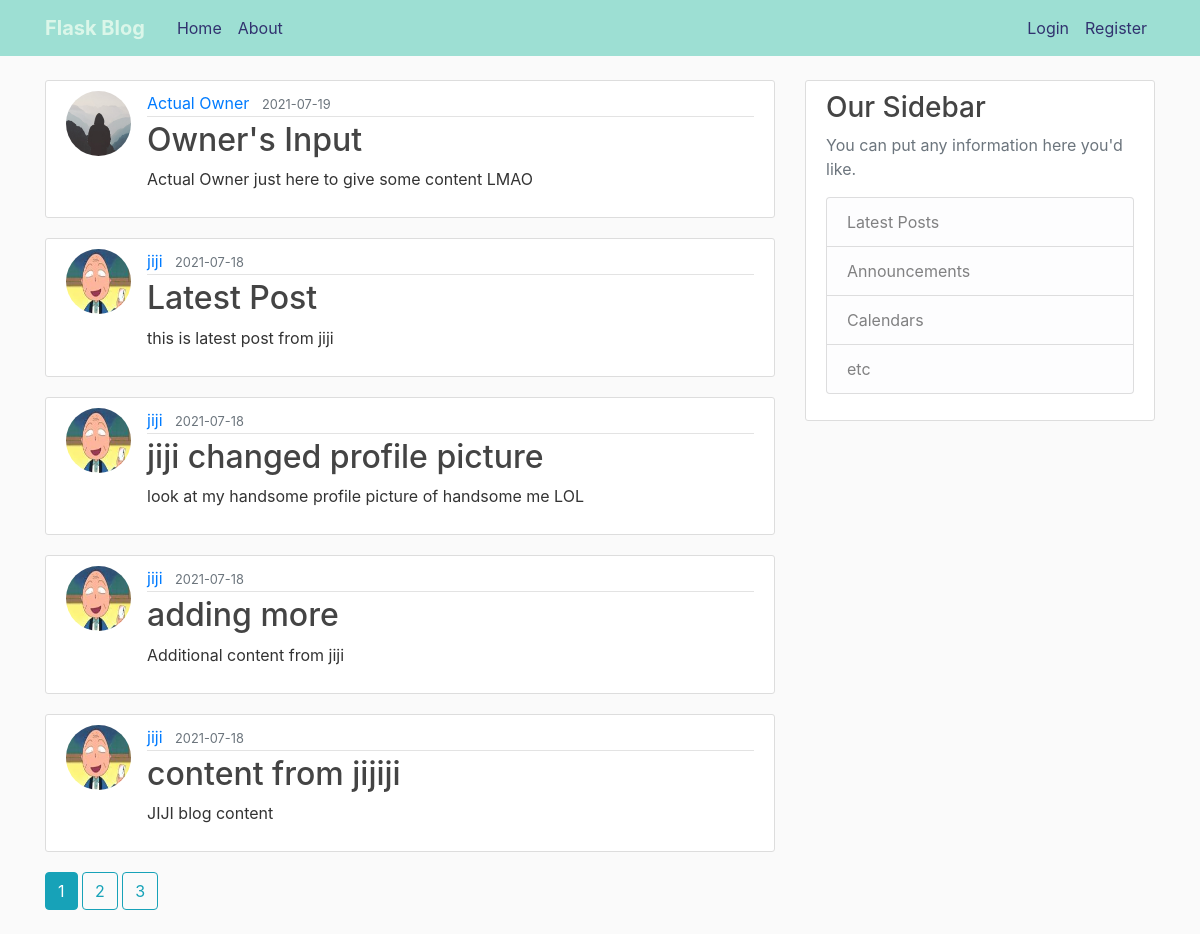
The page /home on the database its author committed.
### flaskblog/models.py (models this page shows, shortened)
class Post(db.Model):
    id = db.Column(db.Integer, primary_key=True)
    title = db.Column(db.String(100), nullable=False)
    date_posted =db.Column(db.DateTime, nullable=False, default=datetime.utcnow)
    content = db.Column(db.Text, nullable=False)
    user_id = db.Column(db.Integer, db.ForeignKey('user.id'), nullable=False)

class User(db.Model, UserMixin):
    id = db.Column(db.Integer, primary_key=True)
    username = db.Column(db.String(20), unique=True, nullable=False)
    email = db.Column(db.String(120), unique=True, nullable=False)
    image_file = db.Column(db.String(20), nullable=False, default='default.jpg')
    password = db.Column(db.String(60), nullable=False)
    posts = db.relationship('Post', backref='author', lazy=True)

### flaskblog/main/routes.py (the view)
@main.route("/")
@main.route("/home")
def home():
    page = request.args.get('page', 1, type =int)
    posts = Post.query.order_by(Post.date_posted.desc()).paginate(per_page = 5, page = page )
    return render_template('home.html', posts=posts)

### flaskblog/templates/home.html
{% extends "layout.html" %}
{% block content %}
    {% for post in posts.items %}
        <article class="media content-section">
          <img src="{{ url_for('static', filename='profile_pics/' + post.author.image_file )}}" class="rounded-circle article-img" alt="">
          <div class="media-body">
            <div class="article-metadata">
              <a class="mr-2" href="{{url_for('users.user_posts', username = post.author.username)}}">{{ post.author.username }}</a>
              <small class="text-muted">{{ post.date_posted.strftime('%Y-%m-%d') }}</small>
            </div>
            <h2><a class="article-title" href="{{url_for('posts.post', post_id = post.id )}}">{{ post.title }}</a></h2>
            <p class="article-content">{{ post.content }}</p>
          </div>
        </article>
    {% endfor %}
    {% for page_num in posts.iter_pages(left_edge=1 , right_edge=1, left_current=1, right_current=2) %}
      {% if page_num %}
        {% if posts.page == page_num %}
            <a  class="btn btn-info mb-4" href="{{ url_for('main.home', page=page_num) }}">{{ page_num }}</a>
        {% else %}
            <a  class="btn btn-outline-info mb-4" href="{{ url_for('main.home', page=page_num) }}">{{ page_num }}</a>
        {% endif %}
      {% else %}
       ///
      {% endif %}
    {% endfor %}
{% endblock content %}

### flaskblog/templates/layout.html (shortened to what this page needs)
<!DOCTYPE html>
<html>
<head>
    <link rel="stylesheet" href="https://maxcdn.bootstrapcdn.com/bootstrap/4.0.0/css/bootstrap.min.css">
    <link rel="stylesheet" type="text/css" href="{{ url_for('static', filename='main.css') }}">
</head>
<body>
    <header class="site-header">
      <nav class="navbar navbar-expand-md navbar-dark bg-steel fixed-top">
        <div class="container">
          <a class="navbar-brand mr-4" href="/">Flask Blog</a>
          <div class="collapse navbar-collapse" id="navbarToggle">
            <div class="navbar-nav mr-auto">
              <a class="nav-item nav-link" href="{{ url_for('main.home') }}">Home</a>
              <a class="nav-item nav-link" href="{{ url_for('main.about') }}">About</a>
            </div>
            <div class="navbar-nav">
              {% if current_user.is_authenticated %}
                <a class="nav-item nav-link" href="{{ url_for('posts.new_post') }}">New Post</a>
                <a class="nav-item nav-link" href="{{ url_for('users.account') }}">Account</a>
                <a class="nav-item nav-link" href="{{ url_for('users.logout') }}">Logout</a>
              {% else %}
              <a class="nav-item nav-link" href="{{ url_for('users.login') }}">Login</a>
              <a class="nav-item nav-link" href="{{ url_for('users.register') }}">Register</a>
              {% endif %}
            </div>
          </div>
        </div>
      </nav>
    </header>
    <main role="main" class="container">
      <div class="row">
        <div class="col-md-8">
          {% block content %}{% endblock %}
        </div>
        <div class="col-md-4">
          <div class="content-section">
            <h3>Our Sidebar</h3>
            <p class='text-muted'>You can put any information here you'd like.
              <ul class="list-group">
                <li class="list-group-item list-group-item-light">Latest Posts</li>
                <li class="list-group-item list-group-item-light">Announcements</li>
                <li class="list-group-item list-group-item-light">Calendars</li>
                <li class="list-group-item list-group-item-light">etc</li>
              </ul>
            </p>
          </div>
        </div>
      </div>
    </main>
</body>
</html>

### flaskblog/static/main.css (style rules this page uses)
body { background: #fafafa; color: #333333; margin-top: 5rem; }
h1, h2, h3, h4, h5, h6 { color: #444444; }
.bg-steel { background-color: #9DDFD3; }
.site-header .navbar-nav .nav-link { color: #31326F; }
.content-section { background: #ffffff; padding: 10px 20px; border: 1px solid #dddddd; border-radius: 3px; margin-bottom: 20px; }
.article-title { color: #444444; }
.article-content { white-space: pre-line; }
.article-img { height: 65px; width: 65px; margin-right: 16px; }
.article-metadata { padding-bottom: 1px; margin-bottom: 4px; border-bottom: 1px solid #e3e3e3 }
.navbar-nav { color: #F38BA0; }
.navbar-dark .navbar-brand { color: #DBF6E9; font-weight: bold; }

### rows shown on the page
Post: image_file (placeholder picture), author.username "Actual Owner", date_posted "2021-07-19", title "Owner's Input", content "Actual Owner just here to give some content LMAO"
Post: image_file (picture), author.username "jiji", date_posted "2021-07-18", title "Latest Post", content "this is latest post from jiji"
Post: image_file (picture), author.username "jiji", date_posted "2021-07-18", title "jiji changed profile picture", content "look at my handsome profile picture of handsome me LOL"
Post: image_file (picture), author.username "jiji", date_posted "2021-07-18", title "adding more", content "Additional content from jiji"
Post: image_file (picture), author.username "jiji", date_posted "2021-07-18", title "content from jijiji", content "JIJI blog content"

### other values the page prints
{{ page_num }} "1"
{{ page_num }} "2" "3"
